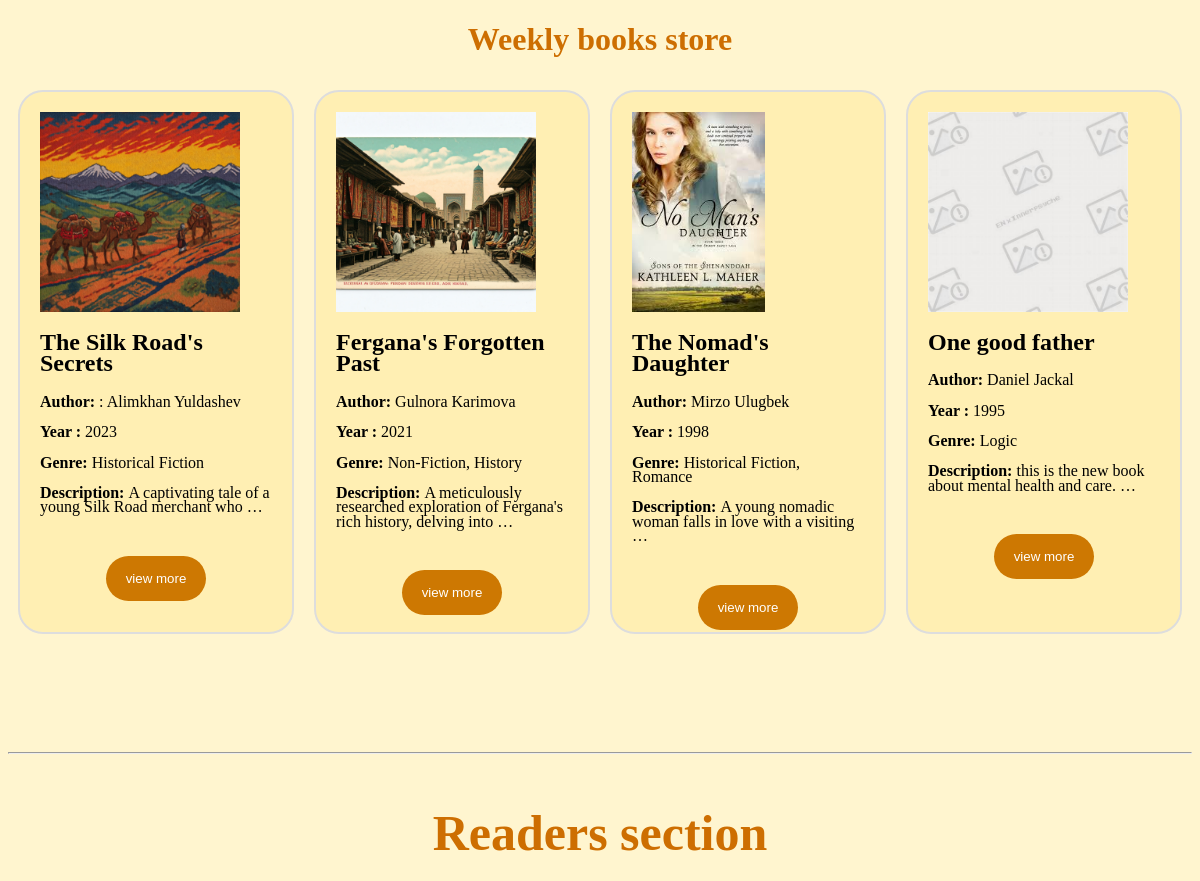
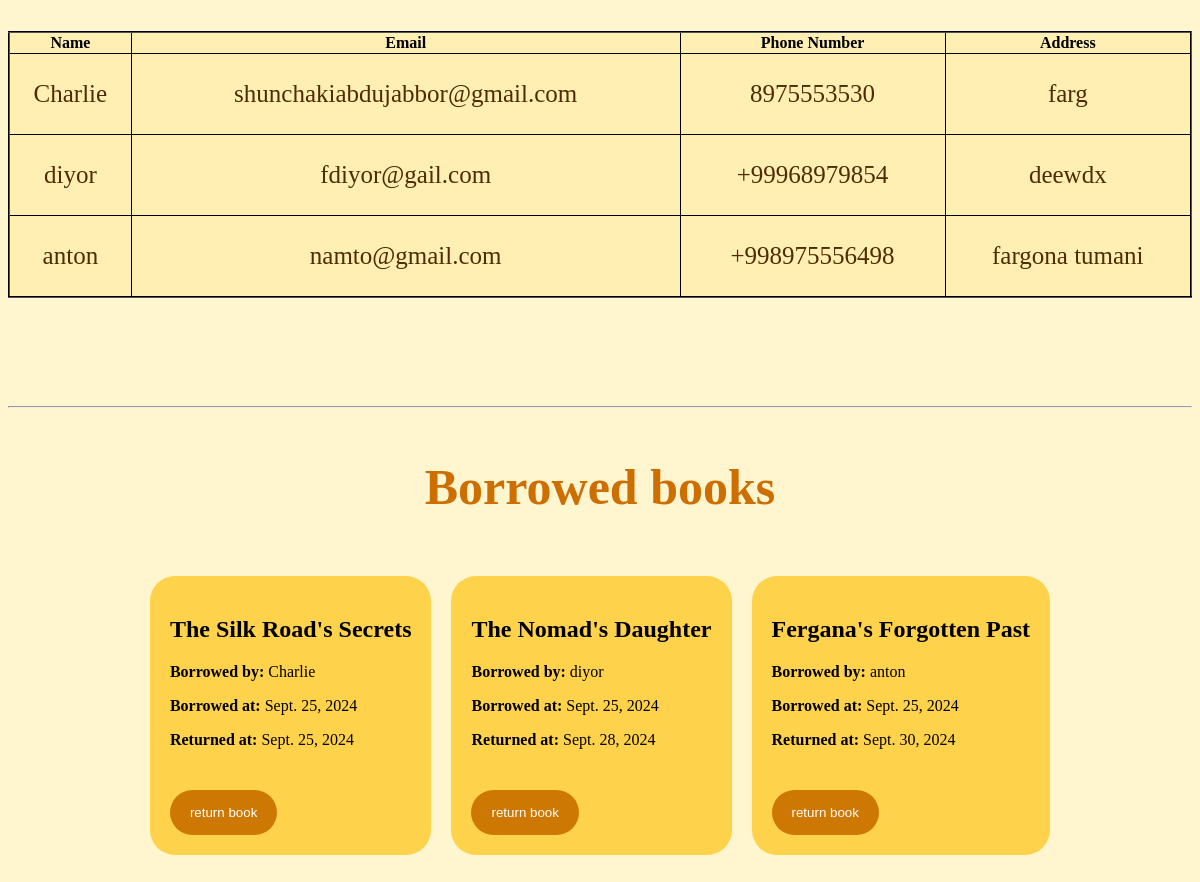
The page / on the database its author committed (2 pictures, top to bottom).
### home/models.py (models this page shows, shortened)
class Books(models.Model):
    title = models.CharField(max_length=200)
    author = models.CharField(max_length=100)
    publication_year = models.IntegerField()
    genre = models.CharField(max_length=50)
    photo = models.ImageField(upload_to='books_photos/')
    description = models.TextField()

class Readers(models.Model):
    name = models.CharField(max_length=100)
    email = models.EmailField()
    phone_number = models.CharField(max_length=15)
    address = models.CharField(max_length=200)

class Borrowed_books(models.Model):
    book = models.ForeignKey(Books, on_delete=models.CASCADE)
    reader = models.ForeignKey(Readers, on_delete=models.CASCADE)
    borrow_date = models.DateField()
    return_date = models.DateField(null=True, blank=True)

### home/views.py (the view)
# urls.py: 2. Add a URL to urlpatterns:  path('', views.home, name='home')
def home(request):
    book = Books.objects.all()
    reader = Readers.objects.all()
    borrow = Borrowed_books.objects.all()
    context = {
        'book': book,
        'reader': reader,
        'borrow': borrow,    }
    return render(request, 'home.html', context)

### templates/home.html (shortened to what this page needs)
<!DOCTYPE html>
<html lang="en">
<head>
</head>
<body class="body">
<h1 align="center" class="text">Weekly books store</h1>
<div class = "container">
{% for b in book %}
    <div class="book-model" >
        {% if b.photo.url %}
        <img src="{{ b.photo.url }}"  height="200" align="center">
        {% else %}
        <img src="https://www.90collect.com/media/upload/article/neiku/IMG_9653.jpg" alt="Placeholder" height="200" align="center">
        {% endif %}
        <h2>{{ b.title }}</h2>
        <p> <span style="font-weight: bold;">Author:</span> {{ b.author }}</p>
        <p><span style="font-weight: bold;">Year :</span> {{ b.publication_year }}</p>
        <p><span style="font-weight: bold;">Genre: </span> {{ b.genre }}</p>
        <p> <span style="font-weight: bold;">Description: </span> {{ b.description|truncatewords:10 }}</p>
        <p align="center"><button type="button" class="button"  > view more</button></p>
    </div>
{% endfor %}
</div>
<hr>
    <p align="center" class="reder" >Readers section</p>
<div class="container">
       <table class="table" border="2" width="100%">
           <tr>
                <th>Name</th>
                <th>Email</th>
                <th>Phone Number</th>
                <th>Address</th>
           </tr>
           {% for r in reader %}
                <tr>
                    <div class="reader-box">
                        <td align="center" class="info"><p>{{ r.name }}</p></td>
                        <td align="center" class="info"><p>{{ r.email }}</p></td>
                        <td align="center" class="info"><p>{{ r.phone_number }}</p></td>
                        <td align="center" class="info"><p>{{ r.address }}</p></td>
                </tr>
                    </div>
           {% endfor %}
<hr>
<p align="center" class="reder">Borrowed books</p>
<div class="container">
    {% for b in borrow %}
        <div class="box">
            <h2>{{ b.book.title }}</h2>
            <p> <span style="font-weight: bold;">Borrowed by:</span> {{ b.reader.name }}</p>
            <p><span style="font-weight: bold;">Borrowed at:</span> {{ b.borrow_date }}</p>
            <p><span style="font-weight: bold;">Returned at:</span> {{ b.return_date }}</p>
            <button type="button" class="button">return book</button>
        </div>
    {% endfor %}
</div>
</body>
</html>

### templates/home.html (style rules this page uses)
.book-model { width: 100%; height: 500px; border: 2px solid #ddd; padding: 20px; margin: 10px; border-radius: 25px; background-color: rgb(255, 239, 179); line-height: 0.9; }
.container { display: flex; justify-content: center; align-items: center; padding-bottom: 100px; }
.button { background-color: rgb(205, 120, 2); color: white; margin-top: 25px; padding: 15px 20px; text-decoration: none; display: inline-block; border-radius: 25px; cursor: pointer; border: none; }
.reder { font-weight: bold; font-size: 50px; color: rgb(205, 110, 1); }
.table { width: 100%; border-collapse: collapse; border-color: #000000; background-color: rgb(255, 239, 179) }
.body { background-color: rgb(255, 245, 207); }
.text { color: rgb(205, 110, 1); }
.info { color: rgb(79, 43, 2); font-size: 25px; }
.box { background-color: rgb(255, 210, 76); padding: 20px; margin: 10px; border-radius: 25px; }

### rows shown on the page
Books: photo (picture), title "The Silk Road's Secrets", author ": Alimkhan Yuldashev", publication_year "2023", genre "Historical Fiction", description "A captivating tale of a young Silk Road merchant who …"
Books: photo (picture), title "Fergana's Forgotten Past", author "Gulnora Karimova", publication_year "2021", genre "Non-Fiction, History", description "A meticulously researched exploration of Fergana's rich history, delving into …"
Books: photo (picture), title "The Nomad's Daughter", author "Mirzo Ulugbek", publication_year "1998", genre "Historical Fiction, Romance", description "A young nomadic woman falls in love with a visiting …"
Books: photo (picture), title "One good father", author "Daniel Jackal", publication_year "1995", genre "Logic", description "this is the new book about mental health and care. …"
Readers: name "Charlie", email "shunchakiabdujabbor@gmail.com", phone_number "8975553530", address "farg"
Readers: name "diyor", email "fdiyor@gail.com", phone_number "+99968979854", address "deewdx"
Readers: name "anton", email "namto@gmail.com", phone_number "+998975556498", address "fargona tumani"
Borrowed_books: book "The Silk Road's Secrets", reader.name "Charlie", borrow_date "Sept. 25, 2024", return_date "Sept. 25, 2024"
Borrowed_books: book "The Nomad's Daughter", reader.name "diyor", borrow_date "Sept. 25, 2024", return_date "Sept. 28, 2024"
Borrowed_books: book "Fergana's Forgotten Past", reader.name "anton", borrow_date "Sept. 25, 2024", return_date "Sept. 30, 2024"
